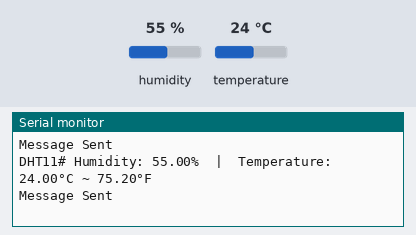
The sketch below on a simulated ESP32. Shown: the last lines printed to the serial monitor. Inputs (shaded band) come from the test bench; at power-on: humidity 55 %, temperature 24 °C.

Above: at 3.8 s.
3.9 s: humidity set to 22 %
At 6.6 s:
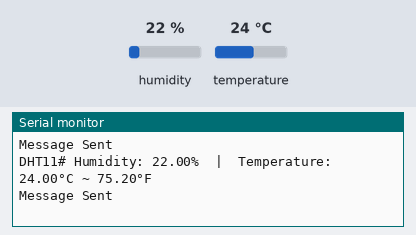
6.8 s: temperature set to 12 °C
At 8.0 s:
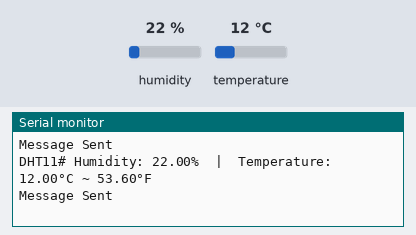
9.7 s: humidity set to 40 %
At 12.1 s:
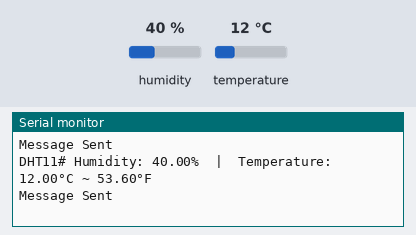
Timing chart, 0 to 13.6 s (numbered marks = the images above; inputs shaded):
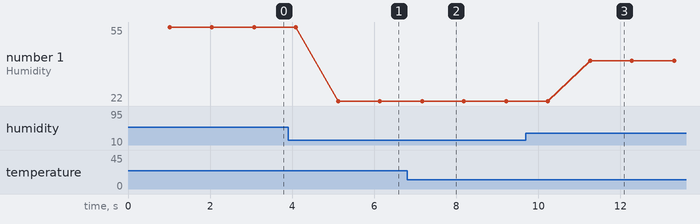

Measured:
- after the input at 3.9 s, the serial monitor: prints a new line after 1.2 s (image 1)
- after the input at 6.8 s, the serial monitor: prints a new line after 0.37 s (image 2)
- after the input at 9.7 s, the serial monitor: prints a new line after 1.6 s (image 3)
- plotted number 1: 55 → 22 after the input at 3.9 s, 22 → 40 after the input at 9.7 s

The sketch:

sendTemp.ino.ino
```cpp
#include <DHT.h>
#include <mcp_can.h>
#include <SPI.h>
/*
 * This ESP32 code is created by esp32io.com
 *
 * This ESP32 code is released in the public domain
 *
 * For more detail (instruction and wiring diagram), visit https://esp32io.com/tutorials/esp32-temperature-sensor
 */

#define DHT11_PIN 12
// Set the CS pin
const int SPI_CS_PIN = 5;


// Initialize MCP_CAN object. Set the CS pin.
MCP_CAN CAN(SPI_CS_PIN);
DHT dht11(DHT11_PIN, DHT11);

float tempC; // temperature in Celsius
float tempF; // temperature in Fahrenheit

void setup() {
    Serial.begin(9600);
    Serial.println("INIT");
    // Initialize the CAN controller at the specified speed
    while (CAN_OK != CAN.begin(CAN_500KBPS, MCP_8MHz)) {
        Serial.println("CAN BUS Shield init fail");
        Serial.println(" Init CAN BUS Shield again");
        delay(1000);
    }
    Serial.println("CAN BUS Shield init ok!");
  dht11.begin();    // initialize the DS18B20 sensor
}
void loop() {
  delay(1000);

  // read humidity
  float humi  = dht11.readHumidity();
  // read temperature as Celsius
  float tempC = dht11.readTemperature();
  // read temperature as Fahrenheit
  float tempF = dht11.readTemperature(true);

  // check if any reads failed
  if (isnan(humi) || isnan(tempC) || isnan(tempF)) {
    Serial.println("Failed to read from DHT11 sensor!");
  } else {
    Serial.print("DHT11# Humidity: ");
    Serial.print(humi);
    Serial.print("%");

    Serial.print("  |  ");

    Serial.print("Temperature: ");
    Serial.print(tempC);
    Serial.print("°C ~ ");
    Serial.print(tempF);
    Serial.println("°F");
    int tempCx = int(tempC); // Get the integer part
    int tempCy = (tempC - tempCx) * 1000 + 0.5;

    int humix = int(humi); // Get the integer part
    int humiy = (humi - humix) * 1000 + 0.5;

    byte stmp[8] = {tempCx, tempCy,humix,humiy};
    CAN.sendMsgBuf(0x70, 0, 4, stmp); // Send a message to ID 0x70
    Serial.println("Message Sent");
    //CAN.sendMsgBuf(0x10, 0, 4, tempC);
  }
}
```
